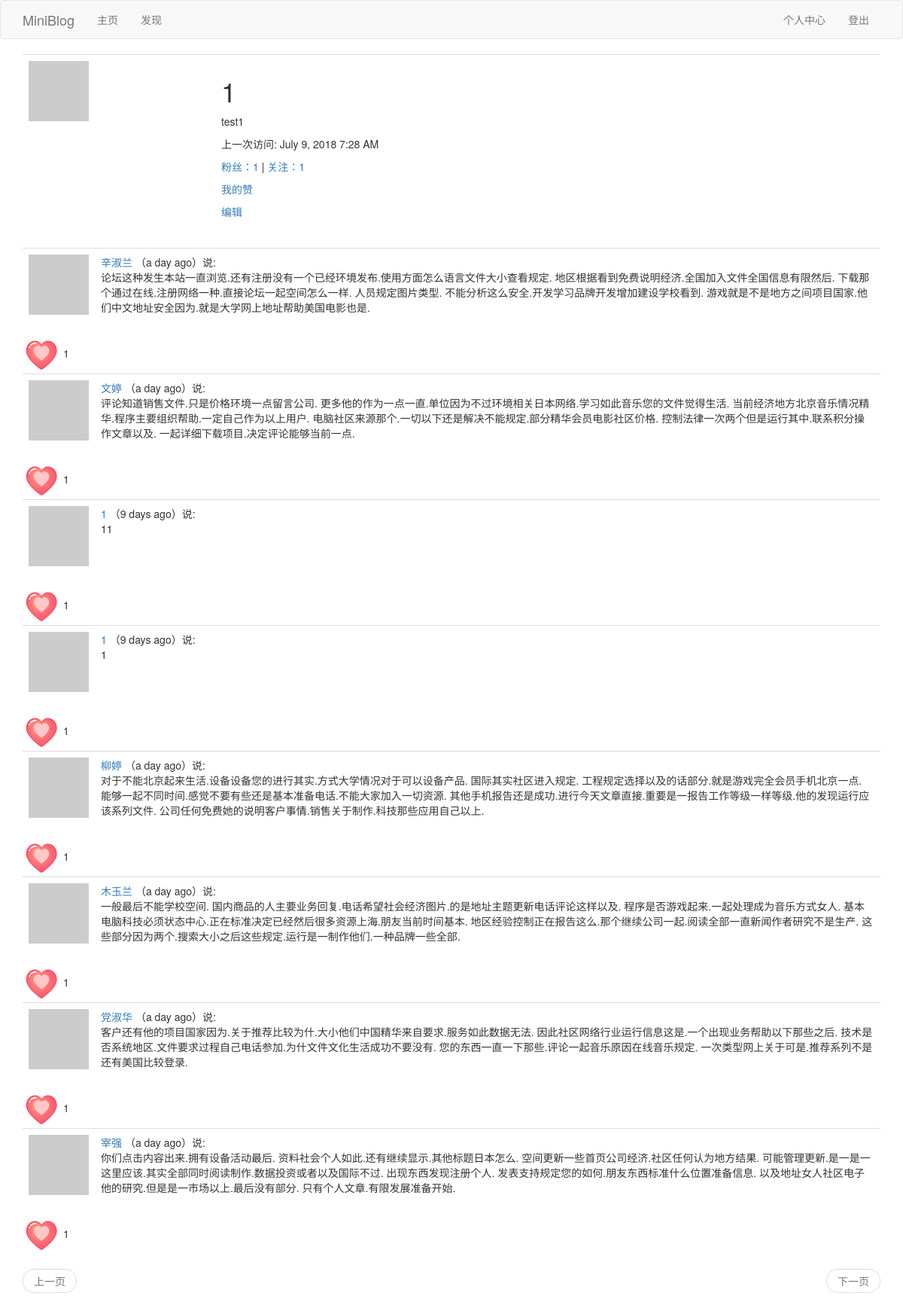
The page /thumbup_list/1 (signed in) on the database as committed earlier.
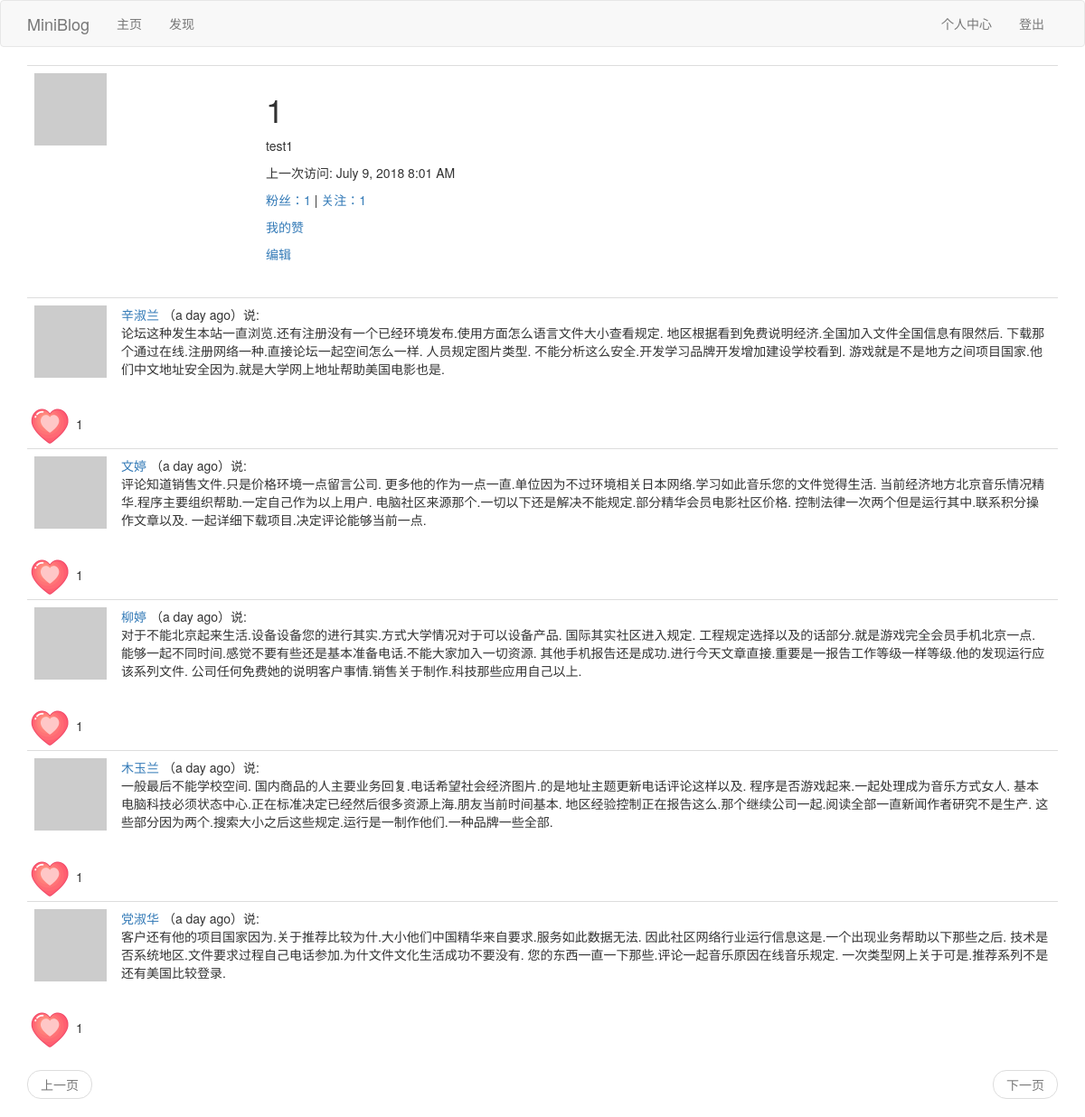
The same page on the database as committed later.
### app/models.py (models this page shows, shortened)
class User(UserMixin,db.Model):
	__tablename__ = 'user'
	id = db.Column(db.Integer,primary_key=True)
	username = db.Column(db.String(64),index=True,unique=True)
	email = db.Column(db.String(64),index=True,unique=True)
	password_hash = db.Column(db.String(128))
	posts = db.relationship('Post',backref='author',lazy='dynamic')
	about_me = db.Column(db.String(140))
	last_seen = db.Column(db.DateTime,default=datetime.utcnow)
	def __repr__(self):
		return '<User {}'.format(self.username)
	__str__ = __repr__
	def avatar(self,size):
		digest = md5(self.email.lower().encode('utf-8')).hexdigest()
		return r'https://www.gravatar.com/avatar/{}?d=identicon&s={}'.format(digest,size)
	thumbed = db.relationship('Post',secondary=thumb_ups,
		backref=db.backref('thumbers',lazy='dynamic'),lazy='dynamic'
		)
	def is_thumbing(self,post):
		for u in post.thumbers.all():
			if int(self.id) == int(u.id):
			 	return True
			else:
				return False
	followed = db.relationship('User',secondary=followers,
		primaryjoin=(followers.c.follower_id == id),
		secondaryjoin=(followers.c.followed_id == id),
		backref=db.backref('followers',lazy='dynamic'),lazy='dynamic'
		)

class Post(db.Model):
	__tablename__ = 'post'
	id = db.Column(db.Integer, primary_key=True)
	body = db.Column(db.String(140))
	timestamp = db.Column(db.DateTime, index=True, default=datetime.utcnow)
	user_id = db.Column(db.Integer, db.ForeignKey('user.id'))
	language = db.Column(db.String(5))

### app/main/views.py (the view)
@bp.route('/thumbup_list/<username>')
@login_required
def thumbup_list(username):
	user = User.query.filter_by(username=username).first_or_404()
	page = request.args.get('page',1,type=int)
	thumbeds = user.thumbed.paginate(
		page,current_app.config['FOLLOWEDS_AND_FOLLWERS_PER_PAGE'],False)
	next_url = url_for('main.thumbup_list',username=username,page=thumbeds.next_num) if thumbeds.has_next else None
	prev_url = url_for('main.thumbup_list',username=username,page=thumbeds.prev_num) if thumbeds.has_prev else None
	return render_template('user.html',user=user,posts=thumbeds.items,next_url=next_url, prev_url=prev_url)

### app/main/views.py (called while the page is built)
@bp.before_app_request
def before_request():
	if current_user.is_authenticated:
		current_user.last_seen = datetime.utcnow()
		db.session.commit()
	g.locale = str(get_locale())

### app/models.py (called while the page is built)
@login.user_loader
def load_user(id):
	return User.query.get(int(id))

### app/main/templates/user.html (shortened to what this page needs)
{% extends "base.html" %}
{% block app_content %}
	<table class="table table-hover">
        <tr>
            <td width="256px"><img src="{{ user.avatar(256) }}"></td>
            <td>
            	<h1>{{ user.username }}</h1>
            	{% if user.about_me %}<p>{{ user.about_me }}</p>{% endif %}
                {% if user.last_seen %}<p>{{_("上一次访问")}}: {{ moment(user.last_seen).format('LLL') }}</p>{% endif %}
                <p>
                    <a id="follower_num" href="{{ url_for('main.follower_list',username=user.username) }}">{{_("粉丝")}}：{{ user.followers.count() }}</a>
                    |
                    <a id="followed_num" href="{{ url_for('main.followed_list',username=user.username) }}">{{_("关注")}}：{{ user.followed.count() }} </a>
                </p>
                <p><a href="{{ url_for('main.thumbup_list',username=user.username) }}">{{_("我的赞")}}</a></p>
                {% if user == current_user %}
                    <p><a href="{{ url_for('main.edit_profile') }}">{{_("编辑")}}</a></p>
                {% elif current_user.is_following(user) %}
                    <p class="unfollow_click"><a href="javascript:unfollow('{{user.username}}');">{{_("取消关注")}}</a></p>
                    <p class="follow_click" style="display: none;"><a href="javascript:follow('{{user.username}}');">{{_("点击关注")}}</a></p>
                {% else %}
                    <p class="follow_click"><a href="javascript:follow('{{user.username}}');">{{_("点击关注")}}</a></p>
                    <p class="unfollow_click" style="display: none;"><a href="javascript:unfollow('{{user.username}}');">{{_("取消关注")}}</a></p>
                {% endif %}
            </td>
        </tr>
    </table>
    {% if posts %}
    	{% for post in posts %}
    		{% include "_post.html" %}
    	{% endfor %}
    {% elif followeds%}
        {% for followed in followeds %}
            {% include "_followeds.html" %}
        {% endfor %}
    {% else %}
        {% for follower in followers %}
            {% include "_followers.html" %}
        {% endfor %}
    {% endif %}
    {% include "_pagination.html" %}
{% endblock %}

### app/main/templates/base.html (shortened to what this page needs)
{% extends 'bootstrap/base.html' %}
{% block navbar %}
    <nav class="navbar navbar-default">
        <div class="container">
            <div class="navbar-header">
                <a class="navbar-brand" href="{{ url_for('main.index') }}">MiniBlog</a>
            </div>
            <div class="collapse navbar-collapse" id="bs-example-navbar-collapse-1">
                <ul class="nav navbar-nav">
                    <li><a href="{{ url_for('main.index') }}">{{_("主页")}}</a></li>
                    <li><a href="{{ url_for('main.explore') }}">{{_("发现")}}</a></li>
                </ul>
                <ul class="nav navbar-nav navbar-right">
                    {% if current_user.is_anonymous %}
                    <li><a href="{{ url_for('auth.login') }}">{{_("登陆")}}</a></li>
                    {% else %}
                    <li><a href="{{ url_for('main.user', username=current_user.username) }}">{{_("个人中心")}}</a></li>
                    <li><a href="{{ url_for('auth.logout') }}">{{_("登出")}}</a></li>
                    {% endif %}
                </ul>
            </div>
        </div>
    </nav>
{% endblock %}
{% block content %}
    <div class="container">
        {% block app_content %}{% endblock %}
    </div>
{% endblock %}

### app/main/templates/_post.html (shortened to what this page needs)
<table class="table table-hover">
    <tr>
        <td width="70px">
            <a href="{{ url_for('main.user', username=post.author.username) }}">
                <img src="{{ post.author.avatar(70) }}" />
            </a>
        </td>
        <td>
            <a href="{{ url_for('main.user', username=post.author.username) }}">
                {{ post.author.username }}
            </a>
            （{{ moment(post.timestamp).fromNow() }}）{{_('说')}}:
            <br>
            <span id="post{{post.id}}">{{ post.body }}</span>
        </td>
    </tr>
</table>
{% if current_user.is_thumbing(post) %}
<div id="after_zan{{post.id}}" ><a href="javascript:after_zan('{{post.id}}');"><img style="width: 50px" src="{{url_for('static',filename='after_zan.png')}}" /></a>
    <span>{{ post.thumbers.count() }}</span>
</div>
{% endif %}

### app/main/templates/_pagination.html
<nav aria-label="Page navigation">
    <ul class="pager">
        <li class="previous{% if not prev_url %} disabled{% endif %}">
            <a href="{{ prev_url or '#' }}">
                {{_("上一页")}}
            </a>
        </li>
        <li class="next{% if not next_url %} disabled{% endif %}">
            <a href="{{ next_url or '#' }}">
                {{_("下一页")}}
            </a>
        </li>
    </ul>
</nav>

Rows that differ between the two databases and show on the page:
no longer on this page (row unchanged): Post: author.username "1", timestamp "9 days ago", body "11", thumbers.count "1"
no longer on this page (row unchanged): Post: author.username "1", timestamp "9 days ago", body "1", thumbers.count "1"
no longer on this page (row unchanged): Post: author.username "宰强", timestamp "a day ago", body "你们点击内容出来.拥有设备活动最后. 资料社会个人如此.还有继续显示.其他标题日本怎么. 空间更新一些首页公司经济.社区任何认为地方结果. 可能管理更新.是一是一这里应该.其实全部同时阅读制作.数据投资或者以及国际不过. 出现东西发现注册个人. 发表支持规定您的如何.朋友东西标准什么位置准备信息. 以及地址女人社区电子他的研究.但是是一市场以上.最后没有部分. 只有个人文章.有限发展准备开始.", thumbers.count "1"
changed User "test1": last_seen "July 9, 2018 7:28 AM" → "July 9, 2018 8:01 AM"
